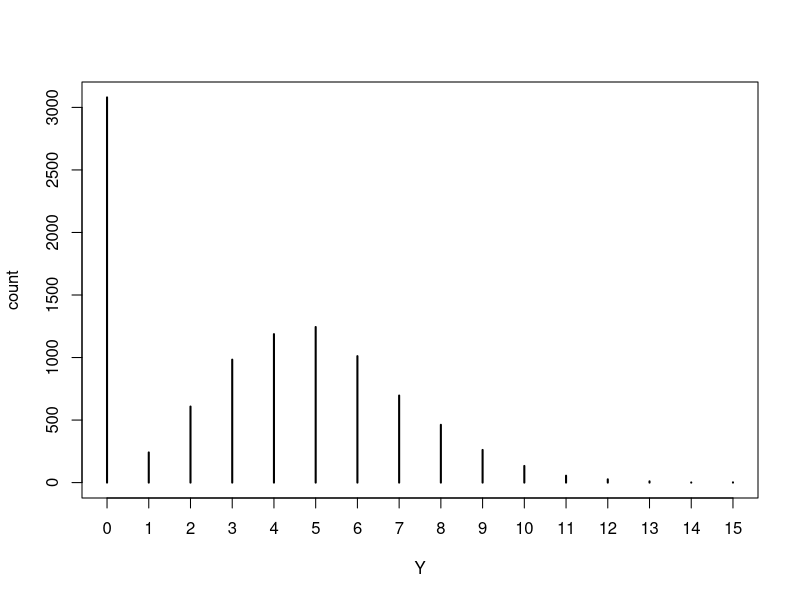
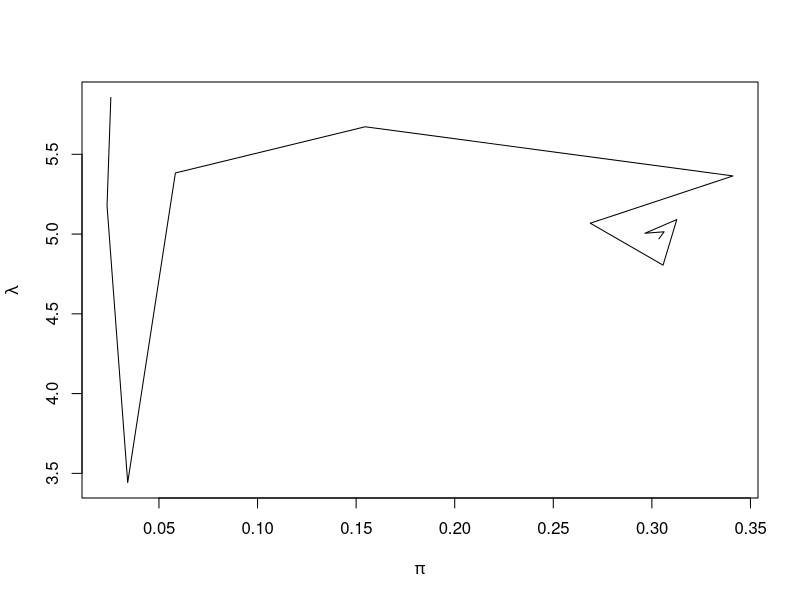
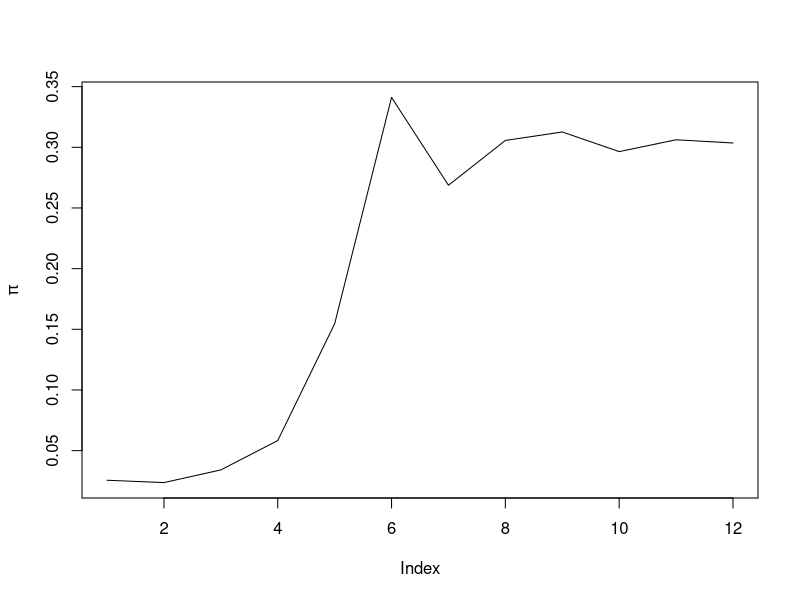
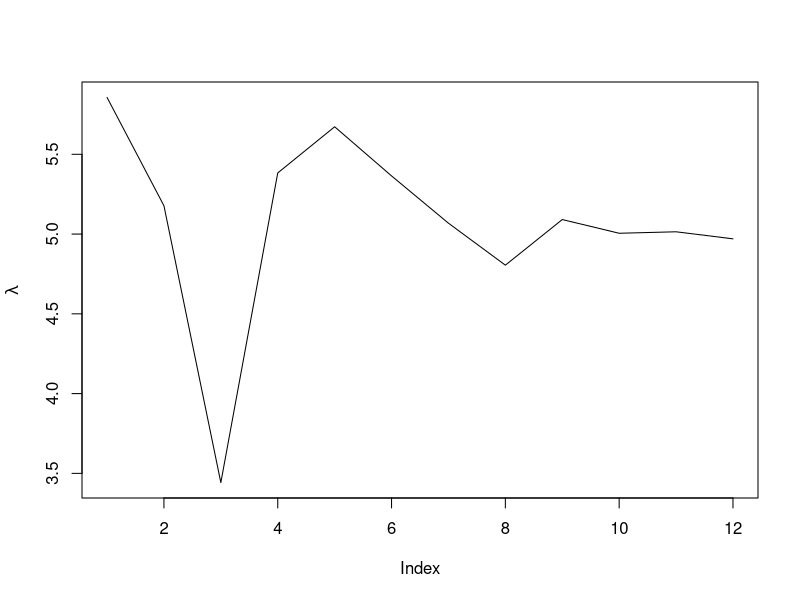

Write R code to recreate these figures, in order.
# Script: Zero_Inflation_Model.R
# Description: This script simulates a zero-inflated Poisson model and performs Bayesian inference.

# Load necessary libraries
library(MASS)
library(mvtnorm)
library(mnormt)
library(pscl)

# Logit and inverse logit functions
logit <- function(p) log(p / (1 - p))
logit.inv <- function(eta) exp(eta) / (1 + exp(eta))

# Likelihood function for zero-inflated Poisson model
likel <- function(y, l, p) (y == 0) * p + (1 - p) * dpois(y, lambda = l)

# Proposal distributions
p.eta <- function(eta) logit.inv(eta)
p.delta <- function(delta, gamma) {
  lam <- exp(delta)
  lam * gamma * exp(-gamma * lam)
}

# Compute Metropolis-Hastings acceptance probability
calc.alpha <- function(Y, delta.s, eta.s, delta, eta, gamma = 1) {
  lambda <- exp(delta)
  lambda.s <- exp(delta.s)
  p <- logit.inv(eta)
  p.s <- logit.inv(eta.s)
  lr <- exp(sum(log(likel(Y, lambda.s, p.s)) - log(likel(Y, lambda, p))))
  alpha <- min(1, lr * (p.delta(delta.s, gamma) / p.delta(delta, gamma)) * 
                 (p.eta(eta.s) / p.eta(eta)))
  return(alpha)
}

# Set seed for reproducibility
set.seed(1)
n <- 10000

# Generate zero-inflated Poisson data
Z <- rbinom(n, size = 1, prob = 0.3)
Y <- Z * 0 + (1 - Z) * rpois(n, lambda = 5)

# Flag to control PDF generation
generate_pdf <- FALSE  # Set to TRUE to save plots

# Plot 1: Histogram of observed data
if (generate_pdf) pdf("plot.zi.1.pdf", height = 5, width = 6)
plot(table(Y), ylab = "count")
if (generate_pdf) dev.off()

# Initialize parameters
p <- 0.01
lambda <- 3
delta <- log(lambda)
eta <- logit(p)
sig.l <- 1
sig.p <- 1
gamma <- 0.01
ETA <- c()
DELTA <- c()
i <- 0

# Metropolis-Hastings sampling
while (i < 30000 & length(ETA) < 5000) {
  i <- i + 1
  eta.s <- eta + rnorm(1, sd = sig.p)
  delta.s <- delta + rnorm(1, sd = sig.l)
  alpha <- calc.alpha(Y, delta.s, eta.s, delta, eta, gamma)
  if ((alpha == 1) | (runif(1) < alpha)) {
    ETA <- c(ETA, eta.s)
    DELTA <- c(DELTA, delta.s)
    eta <- eta.s
    delta <- delta.s
  }
}

# Plot 2: Trajectory of sampled values
if (generate_pdf) pdf("plot.zi.2.pdf", height = 5, width = 6)
plot(logit.inv(ETA)[1:100], exp(DELTA)[1:100], type = "l",
     ylab = expression(lambda), xlab = expression(pi))
if (generate_pdf) dev.off()

# Plot 3: Trace plot for eta
if (generate_pdf) pdf("plot.zi.3.pdf", height = 5, width = 6)
plot(logit.inv(ETA), type = "l", ylab = expression(pi))
if (generate_pdf) dev.off()

# Plot 4: Trace plot for delta
if (generate_pdf) pdf("plot.zi.4.pdf", height = 5, width = 6)
plot(exp(DELTA), type = "l", ylab = expression(lambda))
if (generate_pdf) dev.off()

# Remove burn-in
DELTA <- DELTA[1001:length(DELTA)]
ETA <- ETA[1001:length(ETA)]

# Convert to valid numeric values
logit_eta <- logit.inv(ETA)
exp_delta <- exp(DELTA)

# Remove missing or infinite values
valid_idx <- is.finite(logit_eta) & is.finite(exp_delta)
logit_eta <- logit_eta[valid_idx]
exp_delta <- exp_delta[valid_idx]

# Ensure we have enough valid points
if (length(logit_eta) > 10 & length(exp_delta) > 10) {
  # Compute density only if we have enough valid values
  density_data <- kde2d(logit_eta, exp_delta, n = 50)
  
  # Plot 5: Joint posterior distribution
  if (generate_pdf) pdf("plot.zi.5.pdf", height = 5, width = 6)
  image(density_data, xlab = expression(pi), ylab = expression(lambda), 
        ylim = c(3, 9), xlim = c(0, 0.8))
  abline(v = 0.3)
  abline(v = mean(logit_eta), lty = 2)
  abline(5, 0)
  abline(mean(exp_delta), 0, lty = 2)
  title(main = paste("n =", n))
  if (generate_pdf) dev.off()
} else {
  warning("Not enough valid data points for kde2d density estimation.")
}


# Fit zero-inflated model
summary(zeroinfl(Y ~ 1))
